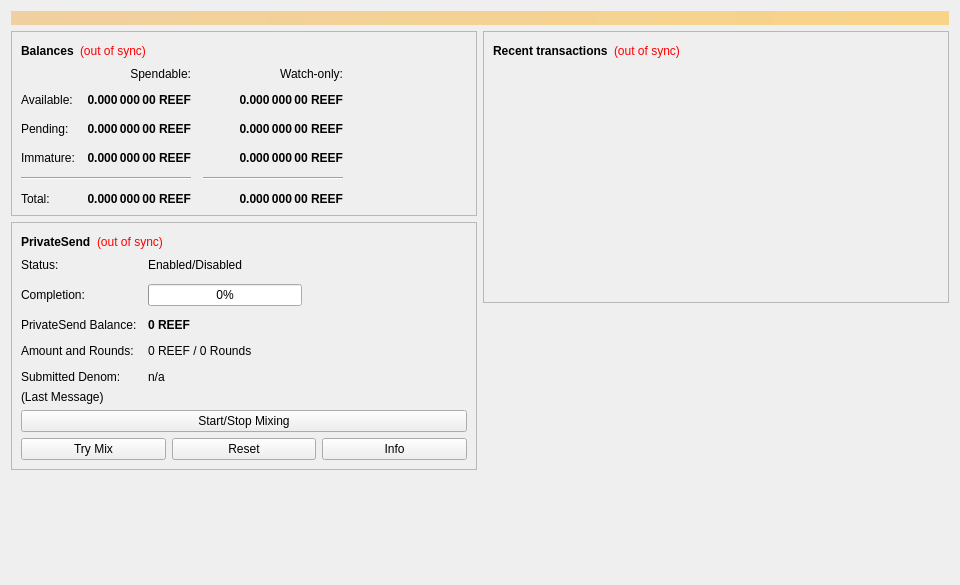
<?xml version="1.0" encoding="UTF-8"?>
<ui version="4.0">
 <class>OverviewPage</class>
 <widget class="QWidget" name="OverviewPage">
  <property name="geometry">
   <rect>
    <x>0</x>
    <y>0</y>
    <width>960</width>
    <height>585</height>
   </rect>
  </property>
  <property name="minimumSize">
   <size>
    <width>960</width>
    <height>0</height>
   </size>
  </property>
  <property name="windowTitle">
   <string>Form</string>
  </property>
  <layout class="QVBoxLayout" name="topLayout">
   <item>
    <widget class="QLabel" name="labelAlerts">
     <property name="visible">
      <bool>false</bool>
     </property>
     <property name="styleSheet">
      <string notr="true">background-color: qlineargradient(x1: 0, y1: 0, x2: 1, y2: 0, stop:0 #F0D0A0, stop:1 #F8D488); color:#000000;</string>
     </property>
     <property name="wordWrap">
      <bool>true</bool>
     </property>
     <property name="margin">
      <number>3</number>
     </property>
    </widget>
   </item>
   <item>
    <layout class="QHBoxLayout" name="horizontalLayout" stretch="1,1">
     <item>
      <layout class="QVBoxLayout" name="verticalLayout_2">
       <item>
        <widget class="QFrame" name="frame">
         <property name="frameShape">
          <enum>QFrame::StyledPanel</enum>
         </property>
         <property name="frameShadow">
          <enum>QFrame::Raised</enum>
         </property>
         <layout class="QVBoxLayout" name="verticalLayout_4">
          <item>
           <layout class="QHBoxLayout" name="horizontalLayout_4">
            <item>
             <widget class="QLabel" name="label_5">
              <property name="font">
               <font>
                <weight>75</weight>
                <bold>true</bold>
               </font>
              </property>
              <property name="text">
               <string>Balances</string>
              </property>
             </widget>
            </item>
            <item>
             <widget class="QLabel" name="labelWalletStatus">
              <property name="toolTip">
               <string>The displayed information may be out of date. Your wallet automatically synchronizes with the Proton network after a connection is established, but this process has not completed yet.</string>
              </property>
              <property name="styleSheet">
               <string notr="true">QLabel { color: red; }</string>
              </property>
              <property name="text">
               <string notr="true">(out of sync)</string>
              </property>
              <property name="alignment">
               <set>Qt::AlignLeading|Qt::AlignLeft|Qt::AlignVCenter</set>
              </property>
             </widget>
            </item>
            <item>
             <spacer name="horizontalSpacer_3">
              <property name="orientation">
               <enum>Qt::Horizontal</enum>
              </property>
              <property name="sizeHint" stdset="0">
               <size>
                <width>40</width>
                <height>20</height>
               </size>
              </property>
             </spacer>
            </item>
           </layout>
          </item>
          <item>
           <layout class="QGridLayout" name="gridLayout">
            <property name="spacing">
             <number>12</number>
            </property>
            <item row="2" column="2">
             <widget class="QLabel" name="labelWatchPending">
              <property name="font">
               <font>
                <weight>75</weight>
                <bold>true</bold>
               </font>
              </property>
              <property name="cursor">
               <cursorShape>IBeamCursor</cursorShape>
              </property>
              <property name="toolTip">
               <string>Unconfirmed transactions to watch-only addresses</string>
              </property>
              <property name="text">
               <string notr="true">0.000 000 00 REEF</string>
              </property>
              <property name="alignment">
               <set>Qt::AlignRight|Qt::AlignTrailing|Qt::AlignVCenter</set>
              </property>
              <property name="textInteractionFlags">
               <set>Qt::LinksAccessibleByMouse|Qt::TextSelectableByKeyboard|Qt::TextSelectableByMouse</set>
              </property>
             </widget>
            </item>
            <item row="2" column="1">
             <widget class="QLabel" name="labelUnconfirmed">
              <property name="font">
               <font>
                <weight>75</weight>
                <bold>true</bold>
               </font>
              </property>
              <property name="cursor">
               <cursorShape>IBeamCursor</cursorShape>
              </property>
              <property name="toolTip">
               <string>Total of transactions that have yet to be confirmed, and do not yet count toward the spendable balance</string>
              </property>
              <property name="text">
               <string notr="true">0.000 000 00 REEF</string>
              </property>
              <property name="alignment">
               <set>Qt::AlignRight|Qt::AlignTrailing|Qt::AlignVCenter</set>
              </property>
              <property name="textInteractionFlags">
               <set>Qt::LinksAccessibleByMouse|Qt::TextSelectableByKeyboard|Qt::TextSelectableByMouse</set>
              </property>
             </widget>
            </item>
            <item row="3" column="2">
             <widget class="QLabel" name="labelWatchImmature">
              <property name="font">
               <font>
                <weight>75</weight>
                <bold>true</bold>
               </font>
              </property>
              <property name="cursor">
               <cursorShape>IBeamCursor</cursorShape>
              </property>
              <property name="toolTip">
               <string>Mined balance in watch-only addresses that has not yet matured</string>
              </property>
              <property name="text">
               <string notr="true">0.000 000 00 REEF</string>
              </property>
              <property name="alignment">
               <set>Qt::AlignRight|Qt::AlignTrailing|Qt::AlignVCenter</set>
              </property>
              <property name="textInteractionFlags">
               <set>Qt::LinksAccessibleByMouse|Qt::TextSelectableByKeyboard|Qt::TextSelectableByMouse</set>
              </property>
             </widget>
            </item>
            <item row="4" column="0" colspan="2">
             <widget class="Line" name="lineSpendableBalance">
              <property name="orientation">
               <enum>Qt::Horizontal</enum>
              </property>
             </widget>
            </item>
            <item row="4" column="2">
             <widget class="Line" name="lineWatchBalance">
              <property name="sizePolicy">
               <sizepolicy hsizetype="Preferred" vsizetype="Fixed">
                <horstretch>0</horstretch>
                <verstretch>0</verstretch>
               </sizepolicy>
              </property>
              <property name="minimumSize">
               <size>
                <width>140</width>
                <height>0</height>
               </size>
              </property>
              <property name="orientation">
               <enum>Qt::Horizontal</enum>
              </property>
             </widget>
            </item>
            <item row="5" column="0">
             <widget class="QLabel" name="labelTotalText">
              <property name="text">
               <string>Total:</string>
              </property>
             </widget>
            </item>
            <item row="3" column="1">
             <widget class="QLabel" name="labelImmature">
              <property name="font">
               <font>
                <weight>75</weight>
                <bold>true</bold>
               </font>
              </property>
              <property name="cursor">
               <cursorShape>IBeamCursor</cursorShape>
              </property>
              <property name="toolTip">
               <string>Mined balance that has not yet matured</string>
              </property>
              <property name="text">
               <string notr="true">0.000 000 00 REEF</string>
              </property>
              <property name="alignment">
               <set>Qt::AlignRight|Qt::AlignTrailing|Qt::AlignVCenter</set>
              </property>
              <property name="textInteractionFlags">
               <set>Qt::LinksAccessibleByMouse|Qt::TextSelectableByKeyboard|Qt::TextSelectableByMouse</set>
              </property>
             </widget>
            </item>
            <item row="2" column="3">
             <spacer name="horizontalSpacer_2">
              <property name="orientation">
               <enum>Qt::Horizontal</enum>
              </property>
              <property name="sizeHint" stdset="0">
               <size>
                <width>40</width>
                <height>20</height>
               </size>
              </property>
             </spacer>
            </item>
            <item row="3" column="0">
             <widget class="QLabel" name="labelImmatureText">
              <property name="text">
               <string>Immature:</string>
              </property>
             </widget>
            </item>
            <item row="5" column="1">
             <widget class="QLabel" name="labelTotal">
              <property name="font">
               <font>
                <weight>75</weight>
                <bold>true</bold>
               </font>
              </property>
              <property name="cursor">
               <cursorShape>IBeamCursor</cursorShape>
              </property>
              <property name="toolTip">
               <string>Your current total balance</string>
              </property>
              <property name="text">
               <string notr="true">0.000 000 00 REEF</string>
              </property>
              <property name="alignment">
               <set>Qt::AlignRight|Qt::AlignTrailing|Qt::AlignVCenter</set>
              </property>
              <property name="textInteractionFlags">
               <set>Qt::LinksAccessibleByMouse|Qt::TextSelectableByKeyboard|Qt::TextSelectableByMouse</set>
              </property>
             </widget>
            </item>
            <item row="5" column="2">
             <widget class="QLabel" name="labelWatchTotal">
              <property name="font">
               <font>
                <weight>75</weight>
                <bold>true</bold>
               </font>
              </property>
              <property name="cursor">
               <cursorShape>IBeamCursor</cursorShape>
              </property>
              <property name="toolTip">
               <string>Current total balance in watch-only addresses</string>
              </property>
              <property name="text">
               <string notr="true">0.000 000 00 REEF</string>
              </property>
              <property name="alignment">
               <set>Qt::AlignRight|Qt::AlignTrailing|Qt::AlignVCenter</set>
              </property>
              <property name="textInteractionFlags">
               <set>Qt::LinksAccessibleByMouse|Qt::TextSelectableByKeyboard|Qt::TextSelectableByMouse</set>
              </property>
             </widget>
            </item>
            <item row="0" column="2">
             <widget class="QLabel" name="labelWatchonly">
              <property name="text">
               <string>Watch-only:</string>
              </property>
              <property name="alignment">
               <set>Qt::AlignRight|Qt::AlignTrailing|Qt::AlignVCenter</set>
              </property>
             </widget>
            </item>
            <item row="1" column="0">
             <widget class="QLabel" name="labelBalanceText">
              <property name="text">
               <string>Available:</string>
              </property>
             </widget>
            </item>
            <item row="1" column="1">
             <widget class="QLabel" name="labelBalance">
              <property name="font">
               <font>
                <weight>75</weight>
                <bold>true</bold>
               </font>
              </property>
              <property name="cursor">
               <cursorShape>IBeamCursor</cursorShape>
              </property>
              <property name="toolTip">
               <string>Your current spendable balance</string>
              </property>
              <property name="text">
               <string notr="true">0.000 000 00 REEF</string>
              </property>
              <property name="alignment">
               <set>Qt::AlignRight|Qt::AlignTrailing|Qt::AlignVCenter</set>
              </property>
              <property name="textInteractionFlags">
               <set>Qt::LinksAccessibleByMouse|Qt::TextSelectableByKeyboard|Qt::TextSelectableByMouse</set>
              </property>
             </widget>
            </item>
            <item row="1" column="2">
             <widget class="QLabel" name="labelWatchAvailable">
              <property name="font">
               <font>
                <weight>75</weight>
                <bold>true</bold>
               </font>
              </property>
              <property name="cursor">
               <cursorShape>IBeamCursor</cursorShape>
              </property>
              <property name="toolTip">
               <string>Your current balance in watch-only addresses</string>
              </property>
              <property name="text">
               <string notr="true">0.000 000 00 REEF</string>
              </property>
              <property name="alignment">
               <set>Qt::AlignRight|Qt::AlignTrailing|Qt::AlignVCenter</set>
              </property>
              <property name="textInteractionFlags">
               <set>Qt::LinksAccessibleByMouse|Qt::TextSelectableByKeyboard|Qt::TextSelectableByMouse</set>
              </property>
             </widget>
            </item>
            <item row="2" column="0">
             <widget class="QLabel" name="labelPendingText">
              <property name="text">
               <string>Pending:</string>
              </property>
             </widget>
            </item>
            <item row="0" column="1">
             <widget class="QLabel" name="labelSpendable">
              <property name="text">
               <string>Spendable:</string>
              </property>
              <property name="alignment">
               <set>Qt::AlignRight|Qt::AlignTrailing|Qt::AlignVCenter</set>
              </property>
             </widget>
            </item>
           </layout>
          </item>
         </layout>
        </widget>
       </item>
       <item>
        <widget class="QFrame" name="framePrivateSend">
         <property name="layoutDirection">
          <enum>Qt::LeftToRight</enum>
         </property>
         <property name="frameShape">
          <enum>QFrame::StyledPanel</enum>
         </property>
         <property name="frameShadow">
          <enum>QFrame::Raised</enum>
         </property>
         <layout class="QVBoxLayout" name="VerticalLayout_PS1">
          <item>
           <layout class="QHBoxLayout" name="horizontalLayout_5">
            <item>
             <widget class="QLabel" name="labelPrivateSendHeader">
              <property name="font">
               <font>
                <weight>75</weight>
                <bold>true</bold>
               </font>
              </property>
              <property name="text">
               <string>PrivateSend</string>
              </property>
             </widget>
            </item>
            <item>
             <widget class="QLabel" name="labelPrivateSendSyncStatus">
              <property name="toolTip">
               <string>The displayed information may be out of date. Your wallet automatically synchronizes with the Proton network after a connection is established, but this process has not completed yet.</string>
              </property>
              <property name="styleSheet">
               <string notr="true">QLabel { color: red; }</string>
              </property>
              <property name="text">
               <string notr="true">(out of sync)</string>
              </property>
              <property name="alignment">
               <set>Qt::AlignLeading|Qt::AlignLeft|Qt::AlignVCenter</set>
              </property>
             </widget>
            </item>
            <item>
             <spacer name="horizontalSpacer_4">
              <property name="orientation">
               <enum>Qt::Horizontal</enum>
              </property>
              <property name="sizeHint" stdset="0">
               <size>
                <width>40</width>
                <height>20</height>
               </size>
              </property>
             </spacer>
            </item>
           </layout>
          </item>
          <item>
           <layout class="QFormLayout" name="privateSendFormLayout">
            <property name="fieldGrowthPolicy">
             <enum>QFormLayout::AllNonFixedFieldsGrow</enum>
            </property>
            <property name="horizontalSpacing">
             <number>11</number>
            </property>
            <property name="verticalSpacing">
             <number>12</number>
            </property>
            <item row="0" column="0">
             <widget class="QLabel" name="labelPrivateSendEnabledText">
              <property name="text">
               <string>Status:</string>
              </property>
             </widget>
            </item>
            <item row="0" column="1">
             <widget class="QLabel" name="labelPrivateSendEnabled">
              <property name="text">
               <string>Enabled/Disabled</string>
              </property>
             </widget>
            </item>
            <item row="1" column="0">
             <widget class="QLabel" name="labelCompletitionText">
              <property name="text">
               <string>Completion:</string>
              </property>
             </widget>
            </item>
            <item row="1" column="1">
             <widget class="QProgressBar" name="privateSendProgress">
              <property name="maximumSize">
               <size>
                <width>154</width>
                <height>16777215</height>
               </size>
              </property>
              <property name="value">
               <number>0</number>
              </property>
             </widget>
            </item>
            <item row="2" column="0">
             <widget class="QLabel" name="labelAnonymizedText">
              <property name="text">
               <string>PrivateSend Balance:</string>
              </property>
             </widget>
            </item>
            <item row="2" column="1">
             <widget class="QLabel" name="labelAnonymized">
              <property name="font">
               <font>
                <weight>75</weight>
                <bold>true</bold>
               </font>
              </property>
              <property name="text">
               <string notr="true">0 REEF</string>
              </property>
             </widget>
            </item>
            <item row="3" column="0">
             <widget class="QLabel" name="labelAmountAndRoundsText">
              <property name="text">
               <string>Amount and Rounds:</string>
              </property>
             </widget>
            </item>
            <item row="3" column="1">
             <widget class="QLabel" name="labelAmountRounds">
              <property name="text">
               <string>0 REEF / 0 Rounds</string>
              </property>
             </widget>
            </item>
            <item row="4" column="0">
             <widget class="QLabel" name="labelSubmittedDenomText">
              <property name="text">
               <string>Submitted Denom:</string>
              </property>
             </widget>
            </item>
            <item row="4" column="1">
             <widget class="QLabel" name="labelSubmittedDenom">
              <property name="toolTip">
               <string>The denominations you submitted to the Masternode.&lt;br&gt;To mix, other users must submit the exact same denominations.</string>
              </property>
              <property name="text">
               <string>n/a</string>
              </property>
             </widget>
            </item>
           </layout>
          </item>
          <item>
           <layout class="QVBoxLayout" name="VerticalLayout_PS">
            <item>
             <widget class="QLabel" name="labelPrivateSendLastMessage">
              <property name="text">
               <string>(Last Message)</string>
              </property>
              <property name="alignment">
               <set>Qt::AlignLeading|Qt::AlignLeft|Qt::AlignTop</set>
              </property>
              <property name="wordWrap">
               <bool>true</bool>
              </property>
             </widget>
            </item>
            <item>
             <widget class="QPushButton" name="togglePrivateSend">
              <property name="sizePolicy">
               <sizepolicy hsizetype="MinimumExpanding" vsizetype="Fixed">
                <horstretch>0</horstretch>
                <verstretch>0</verstretch>
               </sizepolicy>
              </property>
              <property name="text">
               <string>Start/Stop Mixing</string>
              </property>
             </widget>
            </item>
            <item>
             <layout class="QHBoxLayout" name="horizontalLayout_debugbuttons">
              <item>
               <widget class="QPushButton" name="privateSendAuto">
                <property name="sizePolicy">
                 <sizepolicy hsizetype="MinimumExpanding" vsizetype="Fixed">
                  <horstretch>0</horstretch>
                  <verstretch>0</verstretch>
                 </sizepolicy>
                </property>
                <property name="toolTip">
                 <string>Try to manually submit a PrivateSend request.</string>
                </property>
                <property name="text">
                 <string>Try Mix</string>
                </property>
               </widget>
              </item>
              <item>
               <widget class="QPushButton" name="privateSendReset">
                <property name="sizePolicy">
                 <sizepolicy hsizetype="MinimumExpanding" vsizetype="Fixed">
                  <horstretch>0</horstretch>
                  <verstretch>0</verstretch>
                 </sizepolicy>
                </property>
                <property name="toolTip">
                 <string>Reset the current status of PrivateSend (can interrupt PrivateSend if it's in the process of Mixing, which can cost you money!)</string>
                </property>
                <property name="autoFillBackground">
                 <bool>false</bool>
                </property>
                <property name="text">
                 <string>Reset</string>
                </property>
               </widget>
              </item>
              <item>
               <widget class="QPushButton" name="privateSendInfo">
                <property name="sizePolicy">
                 <sizepolicy hsizetype="MinimumExpanding" vsizetype="Fixed">
                  <horstretch>0</horstretch>
                  <verstretch>0</verstretch>
                 </sizepolicy>
                </property>
                <property name="toolTip">
                 <string>Information about PrivateSend and Mixing</string>
                </property>
                <property name="text">
                 <string>Info</string>
                </property>
               </widget>
              </item>
             </layout>
            </item>
           </layout>
          </item>
         </layout>
        </widget>
       </item>
       <item>
        <spacer name="verticalSpacer">
         <property name="orientation">
          <enum>Qt::Vertical</enum>
         </property>
         <property name="sizeHint" stdset="0">
          <size>
           <width>20</width>
           <height>40</height>
          </size>
         </property>
        </spacer>
       </item>
      </layout>
     </item>
     <item>
      <layout class="QVBoxLayout" name="verticalLayout_3">
       <item>
        <widget class="QFrame" name="frame_2">
         <property name="frameShape">
          <enum>QFrame::StyledPanel</enum>
         </property>
         <property name="frameShadow">
          <enum>QFrame::Raised</enum>
         </property>
         <layout class="QVBoxLayout" name="verticalLayout">
          <item>
           <layout class="QHBoxLayout" name="horizontalLayout_2">
            <item>
             <widget class="QLabel" name="label_4">
              <property name="font">
               <font>
                <weight>75</weight>
                <bold>true</bold>
               </font>
              </property>
              <property name="text">
               <string>Recent transactions</string>
              </property>
             </widget>
            </item>
            <item>
             <widget class="QLabel" name="labelTransactionsStatus">
              <property name="toolTip">
               <string>The displayed information may be out of date. Your wallet automatically synchronizes with the Proton network after a connection is established, but this process has not completed yet.</string>
              </property>
              <property name="styleSheet">
               <string notr="true">QLabel { color: red; }</string>
              </property>
              <property name="text">
               <string notr="true">(out of sync)</string>
              </property>
              <property name="alignment">
               <set>Qt::AlignLeading|Qt::AlignLeft|Qt::AlignVCenter</set>
              </property>
             </widget>
            </item>
            <item>
             <spacer name="horizontalSpacer">
              <property name="orientation">
               <enum>Qt::Horizontal</enum>
              </property>
              <property name="sizeHint" stdset="0">
               <size>
                <width>40</width>
                <height>20</height>
               </size>
              </property>
             </spacer>
            </item>
           </layout>
          </item>
          <item>
           <widget class="QListView" name="listTransactions">
            <property name="styleSheet">
             <string notr="true">QListView { background: transparent; }</string>
            </property>
            <property name="frameShape">
             <enum>QFrame::NoFrame</enum>
            </property>
            <property name="verticalScrollBarPolicy">
             <enum>Qt::ScrollBarAlwaysOff</enum>
            </property>
            <property name="horizontalScrollBarPolicy">
             <enum>Qt::ScrollBarAlwaysOff</enum>
            </property>
            <property name="selectionMode">
             <enum>QAbstractItemView::NoSelection</enum>
            </property>
           </widget>
          </item>
         </layout>
        </widget>
       </item>
       <item>
        <spacer name="verticalSpacer_2">
         <property name="orientation">
          <enum>Qt::Vertical</enum>
         </property>
         <property name="sizeHint" stdset="0">
          <size>
           <width>20</width>
           <height>40</height>
          </size>
         </property>
        </spacer>
       </item>
      </layout>
     </item>
    </layout>
   </item>
  </layout>
 </widget>
 <resources/>
 <connections/>
</ui>
